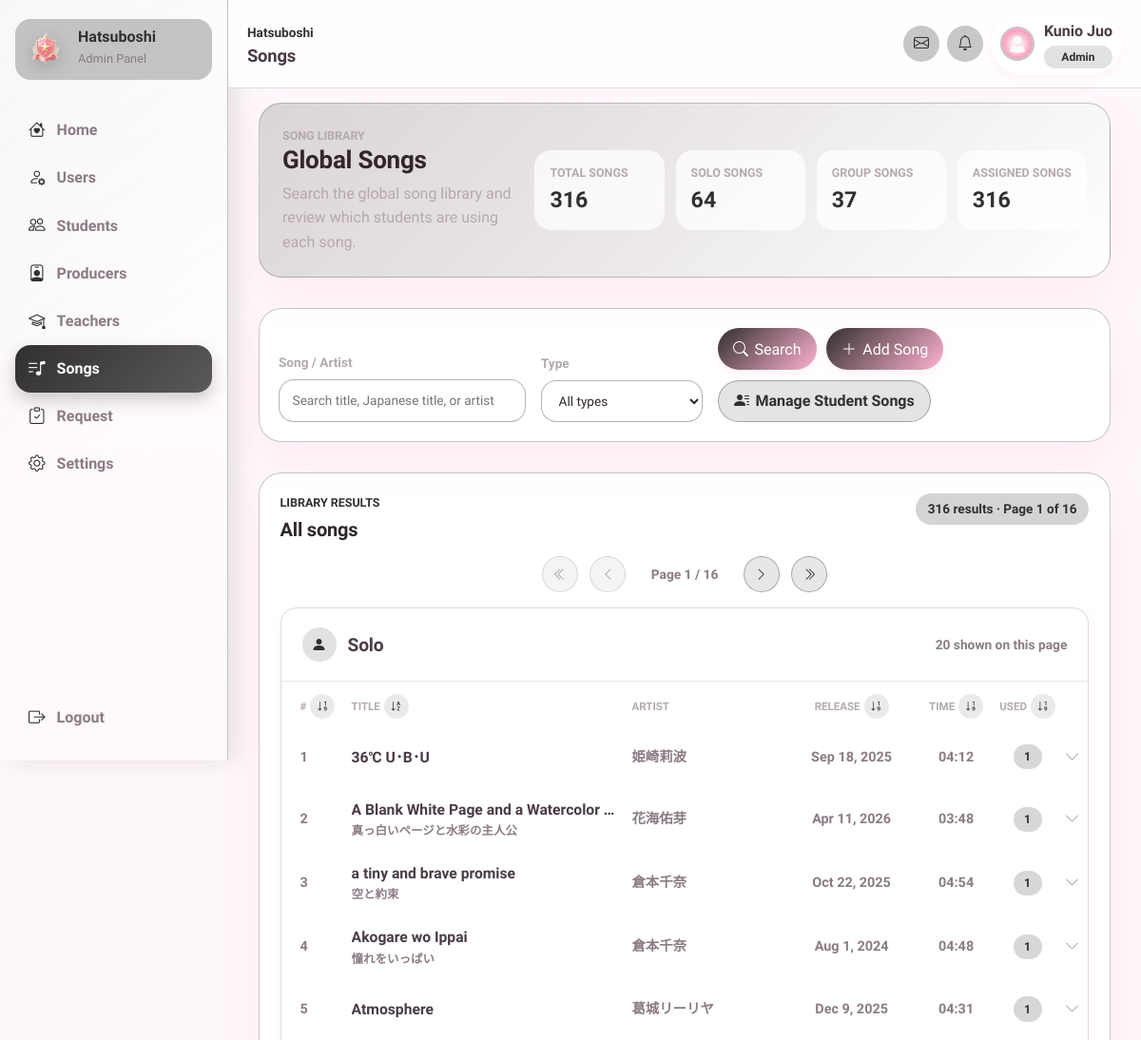
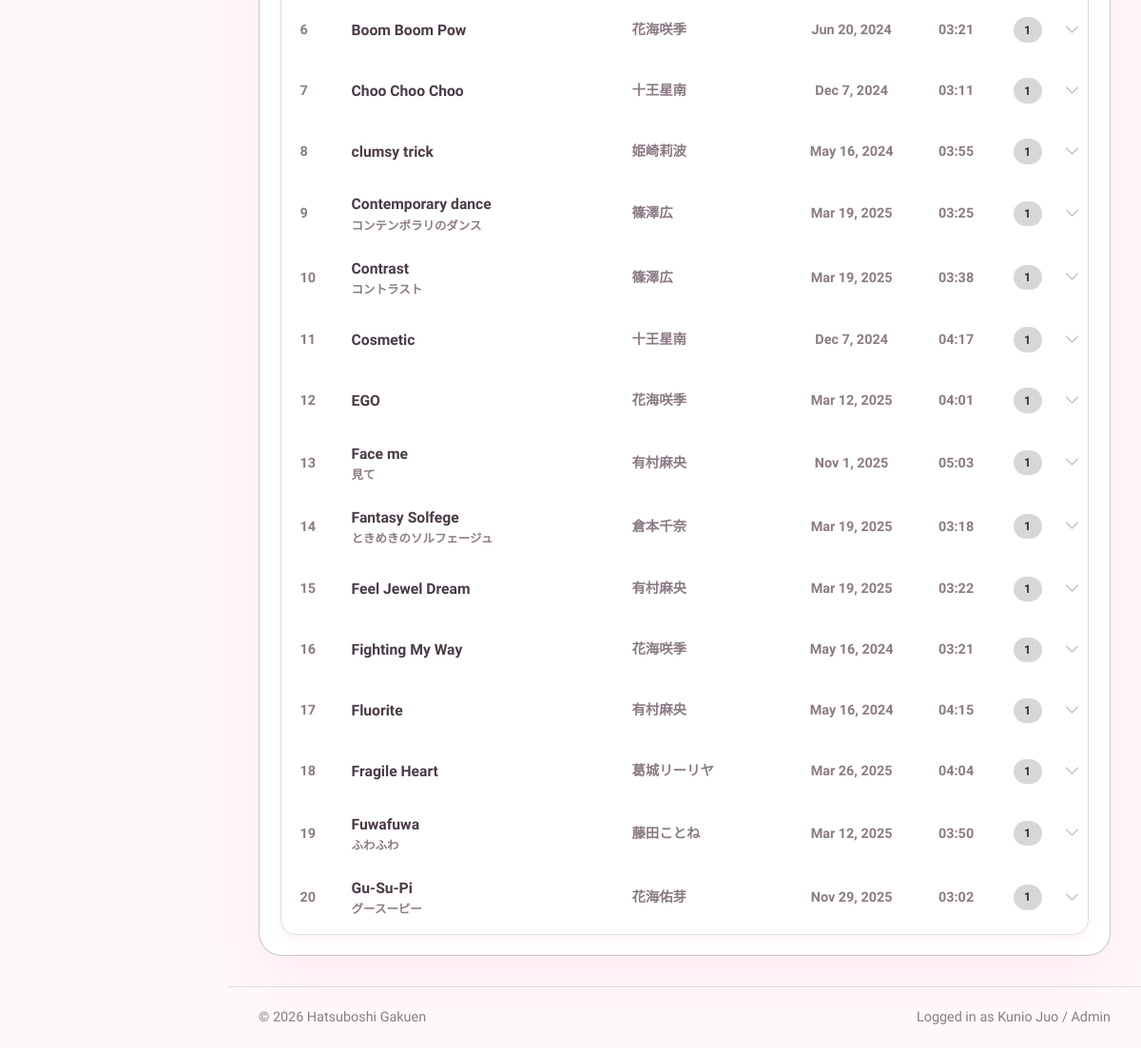
/admin/songs.php (signed in), run on the app's committed database (2 pictures, top to bottom).
### tables this page shows
CREATE TABLE `songs` (
  `id` int(11) NOT NULL AUTO_INCREMENT,
  `title` varchar(150) NOT NULL,
  `title_jp` varchar(150) DEFAULT NULL,
  `artist` varchar(150) DEFAULT NULL,
  `duration` time DEFAULT NULL,
  `release_date` date DEFAULT NULL,
  `song_type` enum('Solo','Group','Remix','Cover') NOT NULL DEFAULT 'Group',
  `notes` text DEFAULT NULL,
  `created_by` int(11) DEFAULT NULL,
  `created_at` datetime NOT NULL DEFAULT current_timestamp(),
  `updated_at` datetime NOT NULL DEFAULT current_timestamp() ON UPDATE current_timestamp(),
  PRIMARY KEY (`id`),
  KEY `idx_songs_title` (`title`),
  KEY `idx_songs_release_date` (`release_date`),
  KEY `idx_songs_created_by` (`created_by`),
  CONSTRAINT `fk_songs_created_by` FOREIGN KEY (`created_by`) REFERENCES `users` (`id`) ON DELETE SET NULL ON UPDATE CASCADE
);

### includes/admin_song_helpers.php (called while the page is built, shortened)
<?php
function e(?string $value): string
{
    return htmlspecialchars($value ?? '', ENT_QUOTES, 'UTF-8');
}
function format_song_duration(?string $duration): string
{
    $parts = explode(':', $duration);
    return sprintf('%02d:%02d', (int) $parts[1], (int) $parts[2]);
}
function format_song_date(?string $date): string
{
    return date('M j, Y', strtotime($date));
}

### admin/songs.php (the view, shortened to what this page needs)
<?php
require_once '../config/database.php';
require_once '../includes/admin_song_helpers.php';
$song_search = trim((string) ($_GET['song'] ?? ''));
$type_filter = trim((string) ($_GET['type'] ?? ''));
$page = max(1, (int) ($_GET['page'] ?? 1));
$per_page = 20;
$valid_types = ['Solo', 'Group', 'Remix', 'Cover'];
if (!in_array($type_filter, $valid_types, true)) {
    $type_filter = '';
}
$summary_stmt = $pdo->query(
    'SELECT
        COUNT(*) AS total_songs,
        SUM(CASE WHEN song_type = "Solo" THEN 1 ELSE 0 END) AS solo_songs,
        SUM(CASE WHEN song_type = "Group" THEN 1 ELSE 0 END) AS group_songs,
        (
            SELECT COUNT(DISTINCT song_id)
            FROM student_songs
        ) AS assigned_songs
     FROM songs'
);
$summary = $summary_stmt->fetch() ?: [];
$where = [];
$params = [];
$where_sql = $where ? 'WHERE ' . implode(' AND ', $where) : '';
$count_stmt = $pdo->prepare('SELECT COUNT(*) FROM songs so ' . $where_sql);
$count_stmt->execute($params);
$total_results = (int) $count_stmt->fetchColumn();
$total_pages = max(1, (int) ceil($total_results / $per_page));
$page = min($page, $total_pages);
$offset = ($page - 1) * $per_page;
$song_stmt = $pdo->prepare(
    'SELECT
        so.id,
        so.title,
        so.title_jp,
        so.artist,
        so.duration,
        so.release_date,
        so.song_type,
        so.notes,
        so.updated_at,
        COUNT(ss.id) AS usage_count
     FROM songs so
     LEFT JOIN student_songs ss ON ss.song_id = so.id
     ' . $where_sql . '
     GROUP BY
        so.id,
        so.title,
        so.title_jp,
        so.artist,
        so.duration,
        so.release_date,
        so.song_type,
        so.notes,
        so.updated_at
     ORDER BY
        FIELD(so.song_type, "Solo", "Group", "Remix", "Cover"),
        so.title ASC
     LIMIT ' . (int) $per_page . ' OFFSET ' . (int) $offset
);
$song_stmt->execute($params);
$songs = $song_stmt->fetchAll();
$category_order = ['Solo', 'Group', 'Remix', 'Cover'];
$songs_by_category = array_fill_keys($category_order, []);
foreach ($songs as $song) {
    $category = $song['song_type'] ?: 'Group';
    $songs_by_category[$category][] = $song;
}
$category_icons = [
    'Solo' => 'bi-person-fill',
    'Group' => 'bi-people-fill',
    'Remix' => 'bi-vinyl-fill',
    'Cover' => 'bi-mic-fill',
];
$pagination_base_params = array_filter([
    'song' => $song_search,
    'type' => $type_filter,
], static fn ($value) => $value !== '');
require_once '../includes/header.php';
require_once '../includes/sidebar.php';
?>
<main class="dashboard-main admin-songs-main">
    <section class="admin-songs-hero">
        <div>
            <p class="dashboard-eyebrow">Song Library</p>
            <h2>Global Songs</h2>
            <p>Search the global song library and review which students are using each song.</p>
        </div>
        <div class="admin-songs-summary-grid" aria-label="Song library summary">
            <div>
                <span>Total Songs</span>
                <strong><?= (int) ($summary['total_songs'] ?? 0) ?></strong>
            </div>
            <div>
                <span>Solo Songs</span>
                <strong><?= (int) ($summary['solo_songs'] ?? 0) ?></strong>
            </div>
            <div>
                <span>Group Songs</span>
                <strong><?= (int) ($summary['group_songs'] ?? 0) ?></strong>
            </div>
            <div>
                <span>Assigned Songs</span>
                <strong><?= (int) ($summary['assigned_songs'] ?? 0) ?></strong>
            </div>
        </div>
    </section>
    <section class="admin-songs-filters">
        <form method="get" class="admin-songs-filter-form">
            <label>
                <span>Song / Artist</span>
                <input type="search" name="song" value="<?= e($song_search) ?>" placeholder="Search title, Japanese title, or artist">
            </label>
            <label>
                <span>Type</span>
                <select name="type">
                    <option value="">All types</option>
                </select>
            </label>
            <div class="admin-songs-filter-actions">
                <button type="submit" class="btn btn-primary">
                    <i class="bi bi-search" aria-hidden="true"></i>
                    Search
                </button>
                <a href="/gakumas-sms/admin/songs.php?create=1#song-form" class="btn btn-primary">
                    <i class="bi bi-plus-lg" aria-hidden="true"></i>
                    Add Song
                </a>
                <a href="/gakumas-sms/admin/student_songs.php" class="admin-songs-reset-button">
                    <i class="bi bi-person-lines-fill" aria-hidden="true"></i>
                    Manage Student Songs
                </a>
            </div>
        </form>
    </section>
    <section class="admin-songs-library">
        <div class="admin-songs-library-heading">
            <div>
                <p class="dashboard-eyebrow">Library Results</p>
                <h3>All songs</h3>
            </div>
            <span>
                <?= (int) $total_results ?> result<?= $total_results === 1 ? '' : 's' ?>
                · Page <?= (int) $page ?> of <?= (int) $total_pages ?>
            </span>
        </div>
        <?php if (empty($songs)): ?>
            <div class="empty-dashboard-state">
                <strong>No songs found</strong>
                <p>Try another title, artist, or type filter.</p>
            </div>
        <?php else: ?>
            <?php if ($total_pages > 1): ?>
                <nav class="admin-song-pagination admin-song-pagination-top" aria-label="Song library pagination">
                    <?php
                    $first_params = array_merge($pagination_base_params, ['page' => 1]);
                    $previous_params = array_merge($pagination_base_params, ['page' => max(1, $page - 1)]);
                    $next_params = array_merge($pagination_base_params, ['page' => min($total_pages, $page + 1)]);
                    $last_params = array_merge($pagination_base_params, ['page' => $total_pages]);
                    ?>
                    <a class="<?= $page <= 1 ? 'is-disabled' : '' ?>" href="/gakumas-sms/admin/songs.php?<?= e(http_build_query($first_params)) ?>" aria-label="First page" title="First page">
                        <i class="bi bi-chevron-double-left" aria-hidden="true"></i>
                    </a>
                    <a class="<?= $page <= 1 ? 'is-disabled' : '' ?>" href="/gakumas-sms/admin/songs.php?<?= e(http_build_query($previous_params)) ?>" aria-label="Previous page" title="Previous page">
                        <i class="bi bi-chevron-left" aria-hidden="true"></i>
                    </a>
                    <span>Page <?= (int) $page ?> / <?= (int) $total_pages ?></span>
                    <a class="<?= $page >= $total_pages ? 'is-disabled' : '' ?>" href="/gakumas-sms/admin/songs.php?<?= e(http_build_query($next_params)) ?>" aria-label="Next page" title="Next page">
                        <i class="bi bi-chevron-right" aria-hidden="true"></i>
                    </a>
                    <a class="<?= $page >= $total_pages ? 'is-disabled' : '' ?>" href="/gakumas-sms/admin/songs.php?<?= e(http_build_query($last_params)) ?>" aria-label="Last page" title="Last page">
                        <i class="bi bi-chevron-double-right" aria-hidden="true"></i>
                    </a>
                </nav>
            <?php endif; ?>
            <div class="song-library admin-song-library-list">
                <?php $page_row_number = $offset; ?>
                <?php foreach ($category_order as $category): ?>
                    <?php if (empty($songs_by_category[$category])): ?>
                        <?php continue; ?>
                    <?php endif; ?>
                    <section class="song-category-section">
                        <div class="song-category-heading">
                            <div>
                                <i class="bi <?= e($category_icons[$category] ?? 'bi-music-note-list') ?>"></i>
                                <h2><?= e($category) ?></h2>
                            </div>
                            <span><?= count($songs_by_category[$category]) ?> shown on this page</span>
                        </div>
                        <div class="song-list admin-song-list" role="list">
                            <div class="song-list-header admin-song-list-header">
                                <span>
                                    #
                                    <button type="button" class="song-sort-button" data-sort-column="number" data-sort-direction="asc" aria-label="Sort number ascending">
                                        <i class="bi bi-sort-numeric-down" aria-hidden="true"></i>
                                    </button>
                                </span>
                                <span>
                                    Title
                                    <button type="button" class="song-sort-button" data-sort-column="title" data-sort-direction="asc" aria-label="Sort title ascending">
                                        <i class="bi bi-sort-alpha-down" aria-hidden="true"></i>
                                    </button>
                                </span>
                                <span>Artist</span>
                                <span>
                                    Release
                                    <button type="button" class="song-sort-button" data-sort-column="release" data-sort-direction="asc" aria-label="Sort release ascending">
                                        <i class="bi bi-sort-numeric-down" aria-hidden="true"></i>
                                    </button>
                                </span>
                                <span>
                                    Time
                                    <button type="button" class="song-sort-button" data-sort-column="duration" data-sort-direction="asc" aria-label="Sort time ascending">
                                        <i class="bi bi-sort-numeric-down" aria-hidden="true"></i>
                                    </button>
                                </span>
                                <span>
                                    Used
                                    <button type="button" class="song-sort-button" data-sort-column="usage" data-sort-direction="asc" aria-label="Sort used ascending">
                                        <i class="bi bi-sort-numeric-down" aria-hidden="true"></i>
                                    </button>
                                </span>
                            </div>
                            <?php foreach ($songs_by_category[$category] as $index => $song): ?>
                                <?php
                                $song_id = (int) $song['id'];
                                $details_id = 'songDetails' . $song_id;
                                $page_row_number++;
                                $row_number = $page_row_number;
                                ?>
                                <article
                                    class="song-track admin-song-track"
                                    data-sort-number="<?= (int) $row_number ?>"
                                    data-sort-title="<?= e($song['title']) ?>"
                                    data-sort-release="<?= e($song['release_date'] ?: '') ?>"
                                    data-sort-duration="<?= e($song['duration'] ?: '') ?>"
                                    data-sort-usage="<?= (int) $song['usage_count'] ?>"
                                    role="listitem">
                                    <button
                                        class="admin-song-track-row collapsed"
                                        type="button"
                                        data-bs-toggle="collapse"
                                        data-bs-target="#<?= e($details_id) ?>"
                                        aria-expanded="false"
                                        aria-controls="<?= e($details_id) ?>">
                                        <span class="song-track-number"><?= (int) $row_number ?></span>
                                        <span class="song-track-title">
                                            <strong title="<?= e($song['title']) ?>"><?= e($song['title']) ?></strong>
                                            <?php if (!empty($song['title_jp']) && $song['title_jp'] !== $song['title']): ?>
                                                <small lang="ja" title="<?= e($song['title_jp']) ?>"><?= e($song['title_jp']) ?></small>
                                            <?php endif; ?>
                                        </span>
                                        <span class="song-track-artist"><?= e($song['artist'] ?: 'Unknown artist') ?></span>
                                        <span class="song-track-release"><?= e(format_song_date($song['release_date'])) ?></span>
                                        <span class="song-track-duration"><?= e(format_song_duration($song['duration'])) ?></span>
                                        <span class="admin-song-usage-count"><?= (int) $song['usage_count'] ?></span>
                                        <i class="bi bi-chevron-down song-track-chevron" aria-hidden="true"></i>
                                    </button>
                                </article>
                            <?php endforeach; ?>
                        </div>
                    </section>
                <?php endforeach; ?>
            </div>
        <?php endif; ?>
    </section>
</main>
<?php require_once '../includes/footer.php'; ?>

### data on the page
songs: row_number "1", title "36℃ U･B･U", artist "姫崎莉波", release_date "Sep 18, 2025", duration "04:12", usage_count "1"
songs: row_number "2", title "A Blank White Page and a Watercolor…", title_jp "真っ白いページと水彩の主人公", artist "花海佑芽", release_date "Apr 11, 2026", duration "03:48", usage_count "1"
songs: row_number "3", title "a tiny and brave promise", title_jp "空と約束", artist "倉本千奈", release_date "Oct 22, 2025", duration "04:54", usage_count "1"
songs: row_number "4", title "Akogare wo Ippai", title_jp "憧れをいっぱい", artist "倉本千奈", release_date "Aug 1, 2024", duration "04:48", usage_count "1"
songs: row_number "5", title "Atmosphere", artist "葛城リーリヤ", release_date "Dec 9, 2025", duration "04:31", usage_count "1"
songs: row_number "6", title "Boom Boom Pow", artist "花海咲季", release_date "Jun 20, 2024", duration "03:21", usage_count "1"
songs: row_number "7", title "Choo Choo Choo", artist "十王星南", release_date "Dec 7, 2024", duration "03:11", usage_count "1"
songs: row_number "8", title "clumsy trick", artist "姫崎莉波", release_date "May 16, 2024", duration "03:55", usage_count "1"
songs: row_number "9", title "Contemporary dance", title_jp "コンテンポラリのダンス", artist "篠澤広", release_date "Mar 19, 2025", duration "03:25", usage_count "1"
songs: row_number "10", title "Contrast", title_jp "コントラスト", artist "篠澤広", release_date "Mar 19, 2025", duration "03:38", usage_count "1"
songs: row_number "11", title "Cosmetic", artist "十王星南", release_date "Dec 7, 2024", duration "04:17", usage_count "1"
songs: row_number "12", title "EGO", artist "花海咲季", release_date "Mar 12, 2025", duration "04:01", usage_count "1"
songs: row_number "13", title "Face me", title_jp "見て", artist "有村麻央", release_date "Nov 1, 2025", duration "05:03", usage_count "1"
songs: row_number "14", title "Fantasy Solfege", title_jp "ときめきのソルフェージュ", artist "倉本千奈", release_date "Mar 19, 2025", duration "03:18", usage_count "1"
songs: row_number "15", title "Feel Jewel Dream", artist "有村麻央", release_date "Mar 19, 2025", duration "03:22", usage_count "1"
songs: row_number "16", title "Fighting My Way", artist "花海咲季", release_date "May 16, 2024", duration "03:21", usage_count "1"
songs: row_number "17", title "Fluorite", artist "有村麻央", release_date "May 16, 2024", duration "04:15", usage_count "1"
songs: row_number "18", title "Fragile Heart", artist "葛城リーリヤ", release_date "Mar 26, 2025", duration "04:04", usage_count "1"
songs: row_number "19", title "Fuwafuwa", title_jp "ふわふわ", artist "藤田ことね", release_date "Mar 12, 2025", duration "03:50", usage_count "1"
songs: row_number "20", title "Gu-Su-Pi", title_jp "グースーピー", artist "花海佑芽", release_date "Nov 29, 2025", duration "03:02", usage_count "1"

### other printed values
$page_title "Songs"
$username "Kunio Juo"
$role_label "Admin"
$panel_label "Admin Panel"
$item['label'] "Home"
$item['label'] "Users"
$item['label'] "Students"
$item['label'] "Producers"
$item['label'] "Teachers"
$item['label'] "Songs"
$item['label'] "Request"
$item['label'] "Settings"
$summary['total_songs'] "316"
$summary['solo_songs'] "64"
$summary['group_songs'] "37"
